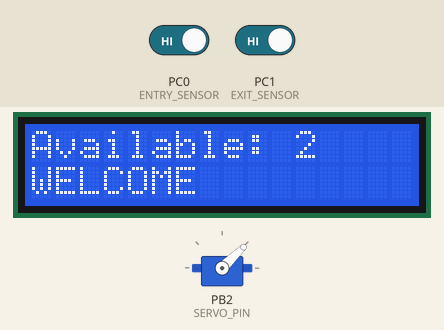
A program run on a simulated ATmega328P, built with avr-gcc and emulated at 16 MHz. Parts: 16×2 character LCD, servo. Wiring (inferred from the names in the program): character LCD (HD44780): RS PB0; E PB1; data PD4, PD5, PD6, PD7. The inputs (shaded band) are chosen by the test bench; at power-on: PC0 (ENTRY_SENSOR) HIGH, PC1 (EXIT_SENSOR) HIGH. Servo pulses on a pin are drawn as a servo (544–2400 µs = 0–180°).

Above: at 2.0 s.
2.1 s: PC0 (ENTRY_SENSOR) driven LOW
At 3.4 s:
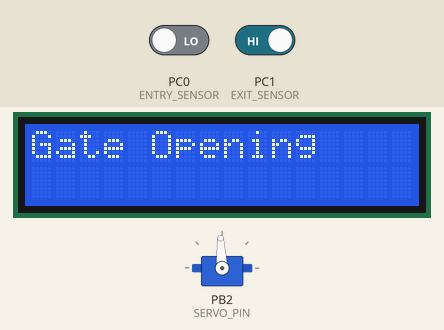
3.7 s: PC0 (ENTRY_SENSOR) driven HIGH
At 4.8 s:
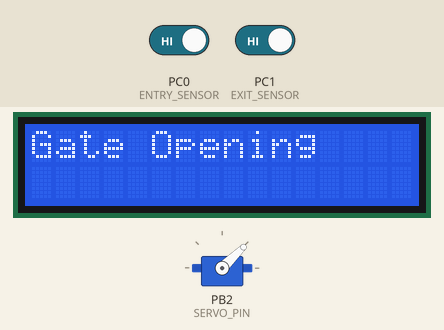
6.5 s: PC1 (EXIT_SENSOR) driven LOW
At 7.0 s:
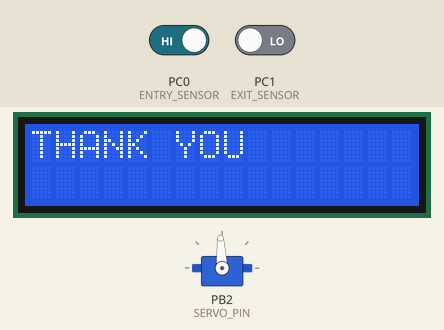
8.0 s: PC1 (EXIT_SENSOR) driven HIGH
At 8.6 s:
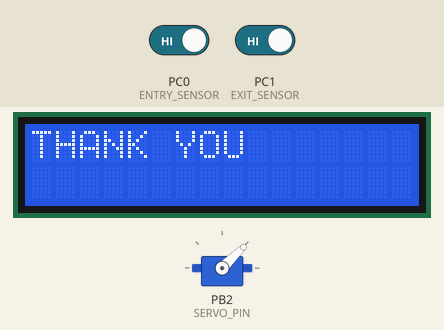
Timing chart, 0 to 11.0 s (numbered marks = the images above; inputs shaded):
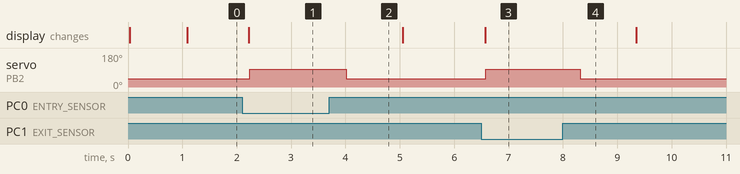

The program:

main.c
```c
#define F_CPU 16000000UL

#include <avr/io.h>
#include <util/delay.h>

#include "lcd.h"
#include "servo.h"

#define ENTRY_SENSOR    PC0
#define EXIT_SENSOR     PC1

uint8_t availableSlots;


void DisplayStatus(void)
{
    LCD_Clear();

    LCD_SetCursor(0,0);
    LCD_String("Available:");

    LCD_SetCursor(0,11);
    LCD_Char(availableSlots + '0');

    LCD_SetCursor(1,0);

    if(availableSlots == 0)
        LCD_String("PARKING FULL");
    else
        LCD_String("WELCOME");
}


int main(void)
{
    /* PC0 & PC1 as Inputs */
    DDRC &= ~((1<<ENTRY_SENSOR) | (1<<EXIT_SENSOR));

    /* Enable Internal Pull-up Resistors */
    PORTC |= (1<<ENTRY_SENSOR) | (1<<EXIT_SENSOR);

    LCD_Init();
    Servo_Init();

    Servo_CloseGate();

    /* Initially two parking spaces are free */
    availableSlots = 2;

    DisplayStatus();

    while(1)
    {

        if(!(PINC & (1<<ENTRY_SENSOR)))
        {
            if(availableSlots > 0)
            {
                LCD_Clear();
                LCD_String("Gate Opening");

                Servo_OpenGate();

                while(!(PINC & (1<<ENTRY_SENSOR)));

                _delay_ms(300);

                Servo_CloseGate();

                availableSlots--;

                DisplayStatus();
            }
            else
            {
                LCD_Clear();
                LCD_String("PARKING FULL");

                LCD_SetCursor(1,0);
                LCD_String("NO ENTRY");

                _delay_ms(1500);

                DisplayStatus();
            }
        }


        if(!(PINC & (1<<EXIT_SENSOR)))
        {
            LCD_Clear();
            LCD_String("THANK YOU");

            Servo_OpenGate();

            while(!(PINC & (1<<EXIT_SENSOR)));

            _delay_ms(300);

            Servo_CloseGate();

            if(availableSlots < 2)
            {
                availableSlots++;
            }

            DisplayStatus();
        }

        _delay_ms(100);
    }

    return 0;
}
```

servo.c
```c
/*
 * servo.c
 *
 * Created: 26-07-2026 14:30:20
 *  Author: hp
 */
/*
 * servo.c
 *
 * Created on:
 * Author:
 */

#include "servo.h"


void Servo_Init(void)
{
    /* PB2 (OC1B) as Output */
    DDRB |= (1 << SERVO_PIN);

    /* Stop Timer1 */
    TCCR1A = 0;
    TCCR1B = 0;


    TCCR1A |= (1 << WGM11);

    TCCR1B |= (1 << WGM12);
    TCCR1B |= (1 << WGM13);


    TCCR1A |= (1 << COM1B1);

    /*
     * Prescaler = 8
     */

    TCCR1B |= (1 << CS11);

    /*
     * PWM Frequency = 50Hz
     *
     * Timer Tick = 16MHz / 8 = 2MHz
     * 20ms = 40000 counts
     */

    ICR1 = 40000;

    /* Start at 0 Degree */

    Servo_SetAngle(0);
}


void Servo_SetAngle(uint8_t angle)
{
    uint16_t pulse;


    pulse = 2000 + ((uint32_t)angle * 2000) / 180;

    OCR1B = pulse;
}

void Servo_OpenGate(void)
{
    Servo_SetAngle(90);

    _delay_ms(1000);
}


void Servo_CloseGate(void)

{
    Servo_SetAngle(0);

    _delay_ms(1000);
}
```

servo.h
```c
/*
 * servo.h
 *
 * Created: 26-07-2026 14:30:40
 *  Author: hp
 */


/*
 * servo.h
 *
 * Created on:
 * Author:
 */

#ifndef SERVO_H_
#define SERVO_H_

#define F_CPU 16000000UL

#include <avr/io.h>
#include <util/delay.h>
#include <stdint.h>


#define SERVO_PIN    PB2


/* Initialize Timer1 for Servo PWM */
void Servo_Init(void);

/* Set Servo Angle (0° - 180°) */
void Servo_SetAngle(uint8_t angle);

/* Gate Control Functions */
void Servo_OpenGate(void);
void Servo_CloseGate(void);

#endif /* SERVO_H_ */
```

lcd.c
```c
/*
 * lcd.c
 *
 * Created: 26-07-2026 14:29:29
 *  Author: hp
 */


/*
 * lcd.c
 *
 *  Created on:
 *      Author:
 */

#include "lcd.h"

/*------------------------------------------------
            Private Function Prototypes
------------------------------------------------*/

static void LCD_EnablePulse(void);
static void LCD_SendNibble(uint8_t nibble);

/*------------------------------------------------
            Enable Pulse
------------------------------------------------*/

static void LCD_EnablePulse(void)
{
	PORTB |= (1 << LCD_EN);
	_delay_us(2);

	PORTB &= ~(1 << LCD_EN);
	_delay_us(100);
}

/*------------------------------------------------
        Send 4-bit Nibble to LCD
------------------------------------------------*/

static void LCD_SendNibble(uint8_t nibble)
{
	/* Clear Data Pins */
	PORTD &= ~((1 << LCD_D4) |
	           (1 << LCD_D5) |
	           (1 << LCD_D6) |
	           (1 << LCD_D7));

	/* Set Data Pins */

	if(nibble & 0x01)
		PORTD |= (1 << LCD_D4);

	if(nibble & 0x02)
		PORTD |= (1 << LCD_D5);

	if(nibble & 0x04)
		PORTD |= (1 << LCD_D6);

	if(nibble & 0x08)
		PORTD |= (1 << LCD_D7);

	LCD_EnablePulse();
}

/*------------------------------------------------
            Send Command
------------------------------------------------*/

void LCD_Command(uint8_t cmd)
{
	PORTB &= ~(1 << LCD_RS);

	LCD_SendNibble(cmd >> 4);
	LCD_SendNibble(cmd & 0x0F);

	_delay_ms(2);
}

/*------------------------------------------------
            Send Character
------------------------------------------------*/

void LCD_Char(uint8_t data)
{
	PORTB |= (1 << LCD_RS);

	LCD_SendNibble(data >> 4);
	LCD_SendNibble(data & 0x0F);

	_delay_ms(2);
}

/*------------------------------------------------
            Display String
------------------------------------------------*/

void LCD_String(const char *str)
{
	while(*str)
	{
		LCD_Char(*str++);
	}
}

/*------------------------------------------------
            Clear LCD
------------------------------------------------*/

void LCD_Clear(void)
{
	LCD_Command(0x01);
	_delay_ms(2);
}

/*------------------------------------------------
            Set Cursor Position
------------------------------------------------*/

void LCD_SetCursor(uint8_t row, uint8_t col)
{
	uint8_t address;

	if(row == 0)
		address = 0x80 + col;
	else
		address = 0xC0 + col;

	LCD_Command(address);
}

/*------------------------------------------------
            Initialize LCD
------------------------------------------------*/

void LCD_Init(void)
{
	/* Configure LCD Pins as Output */

	DDRB |= (1 << LCD_RS) | (1 << LCD_EN);

	DDRD |= (1 << LCD_D4) |
	        (1 << LCD_D5) |
	        (1 << LCD_D6) |
	        (1 << LCD_D7);

	_delay_ms(20);

	PORTB &= ~(1 << LCD_RS);

	/* LCD Initialization Sequence */

	LCD_SendNibble(0x03);
	_delay_ms(5);

	LCD_SendNibble(0x03);
	_delay_us(200);

	LCD_SendNibble(0x03);
	_delay_us(200);

	LCD_SendNibble(0x02);

	/* Function Set: 4-bit, 2 lines, 5x8 font */
	LCD_Command(0x28);

	/* Display ON, Cursor OFF */
	LCD_Command(0x0C);

	/* Entry Mode Set */
	LCD_Command(0x06);

	/* Clear Display */
	LCD_Clear();
}
```

lcd.h
```c
/*
 * lcd.h
 *
 * Created: 26-07-2026 14:29:44
 *  Author: hp
 */


#ifndef LCD_H_
#define LCD_H_

#define F_CPU 16000000UL

#include <avr/io.h>
#include <util/delay.h>
#include <stdint.h>


#define LCD_RS     PB0
#define LCD_EN     PB1


#define LCD_D4     PD4
#define LCD_D5     PD5
#define LCD_D6     PD6
#define LCD_D7     PD7

void LCD_Init(void);
void LCD_Command(uint8_t cmd);
void LCD_Char(uint8_t data);
void LCD_String(const char *str);
void LCD_Clear(void);
void LCD_SetCursor(uint8_t row, uint8_t col);


#endif /* LCD_H_ */
```

Measured:
- after the input at 2.1 s, servo on PB2 (SERVO_PIN): 44° → 93° after 0.14 s; the display: changes after 0.12 s (image 1)
- after the input at 3.7 s, servo on PB2 (SERVO_PIN): 93° → 44° after 0.32 s
- after the input at 6.5 s, servo on PB2 (SERVO_PIN): 44° → 93° after 0.08 s; the display: changes after 0.07 s (image 3)
- after the input at 8.0 s, servo on PB2 (SERVO_PIN): 93° → 44° after 0.32 s
